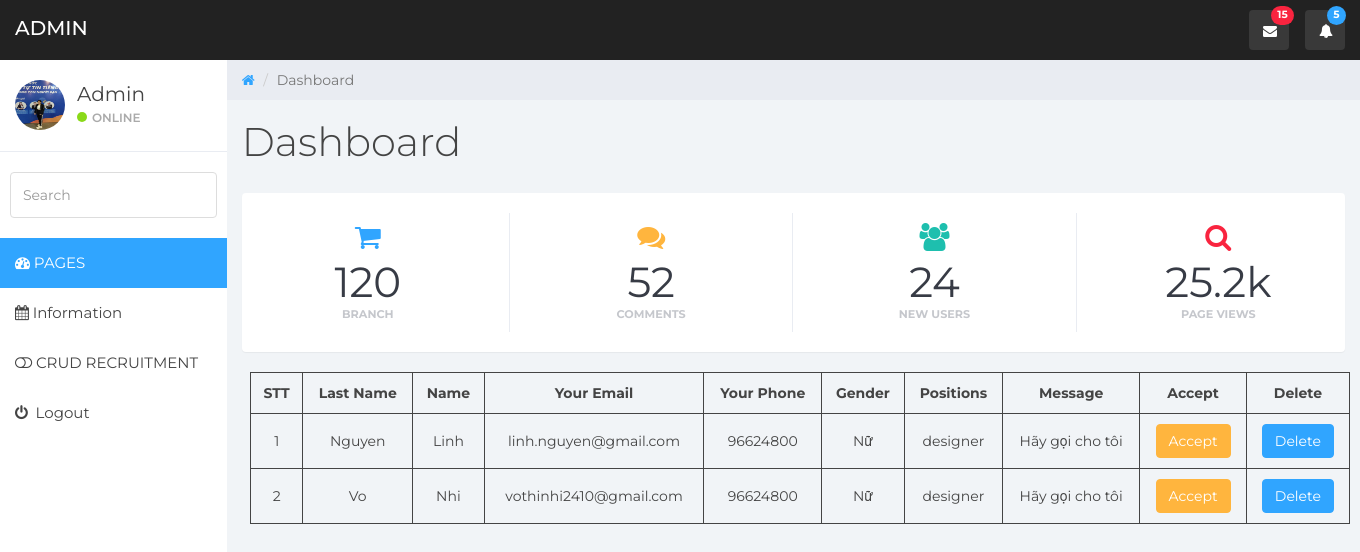
Screenshot of /HTML/messe.php with the database file from the repository.
### tables this page shows
create table information(
 id int(20) NOT NULL auto_increment,
 lastname varchar(250),
 name varchar(250),
 email varchar(250),
 phone int(15),
 gender varchar(20),
 positions varchar(250),
 message varchar(250),
 PRIMARY KEY (id)
 );

### HTML/messe.php (the view, shortened to what this page needs)
<!DOCTYPE html>
<html>
<head>
  <link href="../Css/bootstrap.min.css" rel="stylesheet">
  <link href="../Css/font-awesome.min.css" rel="stylesheet">
  <link href="ss/datepicker3.css" rel="stylesheet">
  <link href="../Css/admin1.css" rel="stylesheet">
</head>
<body>
  <nav class="navbar navbar-custom navbar-fixed-top" role="navigation">
    <div class="container-fluid">
      <div class="navbar-header">
        <a class="navbar-brand" href="#"><span></span>Admin</a>
        <ul class="nav navbar-top-links navbar-right">
          <li class="dropdown"><a class="dropdown-toggle count-info" data-toggle="dropdown" href="#">
            <em class="fa fa-envelope"></em><span class="label label-danger">15</span>
          </a>
          </li>
          <li class="dropdown"><a class="dropdown-toggle count-info" data-toggle="dropdown" href="#">
            <em class="fa fa-bell"></em><span class="label label-info">5</span>
          </a>
          </li>
        </ul>
      </div>
    </div>
  </nav>
  <div id="sidebar-collapse" class="col-sm-3 col-lg-2 sidebar">
    <div class="profile-sidebar">
      <div class="profile-userpic">
        <img src="../Image/nhi.jpg" class="img-responsive" alt="">
      </div>
      <div class="profile-usertitle">
        <div class="profile-usertitle-name">Admin</div>
        <div class="profile-usertitle-status"><span class="indicator label-success"></span>Online</div>
      </div>
    </div>
    <form role="search">
      <div class="form-group">
        <input type="text" class="form-control" placeholder="Search">
      </div>
    </form>
    <ul class="nav menu">
      <li class="active"><a href="../HTML/HomePage.php"><em class="fa fa-dashboard">&nbsp;</em>PAGES</a></li>
      <li> <a href="../HTML/messe.php" ><em class="fa fa-calendar">&nbsp;</em>Information</a></li>
      <li><a href="../HTML/add.php"><em class="fa fa-toggle-off">&nbsp;</em>CRUD RECRUITMENT</a></li>
      <li><a href="../HTML/HomePage.php"><em class="fa fa-power-off">&nbsp;</em> Logout</a></li>
    </ul>
  </div>
  <div class="col-sm-9 col-sm-offset-3 col-lg-10 col-lg-offset-2 main">
    <div class="row">
      <ol class="breadcrumb">
        <li><a href="#">
          <em class="fa fa-home"></em>
        </a></li>
        <li class="active">Dashboard</li>
      </ol>
    </div>
    <div class="row">
      <div class="col-lg-12">
        <h1 class="page-header">Dashboard</h1>
      </div>
    </div>
    <div class="panel panel-container">
      <div class="row">
        <div class="col-xs-6 col-md-3 col-lg-3 no-padding">
          <div class="panel panel-teal panel-widget border-right">
            <div class="row no-padding"><em class="fa fa-xl fa-shopping-cart color-blue"></em>
              <div class="large">120</div>
              <div class="text-muted">Branch</div>
            </div>
          </div>
        </div>
        <div class="col-xs-6 col-md-3 col-lg-3 no-padding">
          <div class="panel panel-blue panel-widget border-right">
            <div class="row no-padding"><em class="fa fa-xl fa-comments color-orange"></em>
              <div class="large">52</div>
              <div class="text-muted">Comments</div>
            </div>
          </div>
        </div>
        <div class="col-xs-6 col-md-3 col-lg-3 no-padding">
          <div class="panel panel-orange panel-widget border-right">
            <div class="row no-padding"><em class="fa fa-xl fa-users color-teal"></em>
              <div class="large">24</div>
              <div class="text-muted">New Users</div>
            </div>
          </div>
        </div>
        <div class="col-xs-6 col-md-3 col-lg-3 no-padding">
          <div class="panel panel-red panel-widget ">
            <div class="row no-padding"><em class="fa fa-xl fa-search color-red"></em>
              <div class="large">25.2k</div>
              <div class="text-muted">Page Views</div>
            </div>
          </div>
        </div>
      </div>
    </div>
   </div>
  <?php
require "connect.php";
 ?>
<table>
  <tr >
   <th>STT</th>
   <th>Last Name</th>
    <th >Name</th>
    <th >Your Email</th>
    <th >Your Phone</th>
    <th >Gender</th>
     <th >Positions</th>
    <th >Message</th>
    <th>Accept</th>
    <th >Delete</th>
  </tr>
<?php
$sql= "SELECT *FROM information";
$result=mysqli_query($connect,$sql);
  while($row = mysqli_fetch_assoc($result)){
   echo '<tr class="odd gradeX" glign="center">';
    echo '<td>'.$row['id'].'</td>';
     echo '<td>'.$row['lastname'].'</td>';
    echo '<td>'.$row['name'].'</td>';
    echo '<td>'.$row['email'].'</td>';
    echo '<td>'.$row['phone'].'</td>';
     echo '<td>'.$row['gender'].'</td>';
    echo '<td>'.$row['positions'].'</td>';
    echo '<td>'.$row['message'].'</td>';
    echo '<td><button class="btn btn-warning"  ><a style="color:white;" href="../Mailer/sendmail.php?id='.$row["id"].'">Accept</a></button></td>';
     echo  '<td ><button class="btn btn-primary" ><a style="color:white;"  href="deleteInfo.php?id= '.$row["id"].'">Delete</a></button></td>';
    echo '</td></tr>';
  }?>
</body>
</html>

### HTML/messe.php (style rules this page uses)
table { width: 1100px; margin-left: 250px; }
table,th,td { border: 1px solid; padding: 10px; text-align: center; }

### rows the page displays
information: id "1", lastname "Nguyen", name "Linh", email "linh.nguyen@gmail.com", phone "96624800", gender "Nữ", positions "designer", message "Hãy gọi cho tôi"
information: id "2", lastname "Vo", name "Nhi", email "vothinhi2410@gmail.com", phone "96624800", gender "Nữ", positions "designer", message "Hãy gọi cho tôi"
